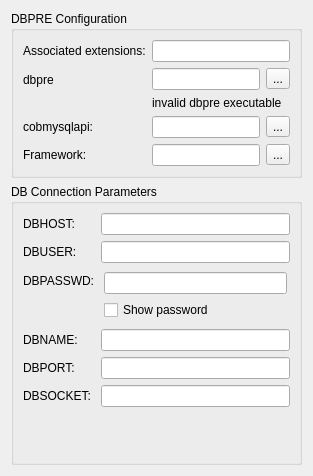
                <widget class="QWidget" name="page">
                 <layout class="QGridLayout" name="gridLayout_3">
                  <item row="0" column="0">
                   <widget class="QGroupBox" name="groupBox_8">
                    <property name="title">
                     <string>DBPRE Configuration</string>
                    </property>
                    <layout class="QFormLayout" name="formLayout_8">
                     <property name="fieldGrowthPolicy">
                      <enum>QFormLayout::ExpandingFieldsGrow</enum>
                     </property>
                     <item row="1" column="0">
                      <widget class="QLabel" name="label_19">
                       <property name="text">
                        <string>dbpre</string>
                       </property>
                      </widget>
                     </item>
                     <item row="1" column="1">
                      <layout class="QVBoxLayout" name="verticalLayout_5">
                       <property name="leftMargin">
                        <number>0</number>
                       </property>
                       <property name="bottomMargin">
                        <number>0</number>
                       </property>
                       <item>
                        <layout class="QHBoxLayout" name="horizontalLayout_2">
                         <property name="leftMargin">
                          <number>0</number>
                         </property>
                         <item>
                          <widget class="QLineEdit" name="lineEditDbpre"/>
                         </item>
                         <item>
                          <widget class="QToolButton" name="toolButtonDbpre">
                           <property name="text">
                            <string>...</string>
                           </property>
                          </widget>
                         </item>
                        </layout>
                       </item>
                       <item>
                        <widget class="QLabel" name="labelDbpreVersion">
                         <property name="styleSheet">
                          <string notr="true">font: oblique 9pt &quot;Cantarell&quot;;</string>
                         </property>
                         <property name="text">
                          <string>invalid dbpre executable</string>
                         </property>
                        </widget>
                       </item>
                      </layout>
                     </item>
                     <item row="2" column="0">
                      <widget class="QLabel" name="label_20">
                       <property name="text">
                        <string>cobmysqlapi:</string>
                       </property>
                      </widget>
                     </item>
                     <item row="2" column="1">
                      <layout class="QHBoxLayout" name="horizontalLayout_6">
                       <property name="leftMargin">
                        <number>0</number>
                       </property>
                       <item>
                        <widget class="QLineEdit" name="lineEditCobmysqlapi"/>
                       </item>
                       <item>
                        <widget class="QToolButton" name="toolButtonCobMySqlApiPath">
                         <property name="text">
                          <string>...</string>
                         </property>
                        </widget>
                       </item>
                      </layout>
                     </item>
                     <item row="3" column="0">
                      <widget class="QLabel" name="label_21">
                       <property name="text">
                        <string>Framework:</string>
                       </property>
                      </widget>
                     </item>
                     <item row="3" column="1">
                      <layout class="QHBoxLayout" name="horizontalLayout_7">
                       <property name="leftMargin">
                        <number>0</number>
                       </property>
                       <item>
                        <widget class="QLineEdit" name="lineEditDbpreFramework"/>
                       </item>
                       <item>
                        <widget class="QToolButton" name="toolButtonDbpreFramework">
                         <property name="text">
                          <string>...</string>
                         </property>
                        </widget>
                       </item>
                      </layout>
                     </item>
                     <item row="0" column="0">
                      <widget class="QLabel" name="label_33">
                       <property name="text">
                        <string>Associated extensions:</string>
                       </property>
                      </widget>
                     </item>
                     <item row="0" column="1">
                      <widget class="QLineEdit" name="lineEditDbpreExts"/>
                     </item>
                    </layout>
                   </widget>
                  </item>
                  <item row="1" column="0">
                   <widget class="QGroupBox" name="groupBox_9">
                    <property name="title">
                     <string>DB Connection Parameters</string>
                    </property>
                    <layout class="QFormLayout" name="formLayout_9">
                     <property name="fieldGrowthPolicy">
                      <enum>QFormLayout::ExpandingFieldsGrow</enum>
                     </property>
                     <item row="0" column="0">
                      <widget class="QLabel" name="label_22">
                       <property name="text">
                        <string>DBHOST:</string>
                       </property>
                      </widget>
                     </item>
                     <item row="0" column="1">
                      <widget class="QLineEdit" name="lineEditDBHOST">
                       <property name="text">
                        <string/>
                       </property>
                      </widget>
                     </item>
                     <item row="1" column="0">
                      <widget class="QLabel" name="label_23">
                       <property name="text">
                        <string>DBUSER:</string>
                       </property>
                      </widget>
                     </item>
                     <item row="1" column="1">
                      <widget class="QLineEdit" name="lineEditDBUSER"/>
                     </item>
                     <item row="2" column="0">
                      <widget class="QLabel" name="label_24">
                       <property name="text">
                        <string>DBPASSWD:</string>
                       </property>
                      </widget>
                     </item>
                     <item row="2" column="1">
                      <layout class="QVBoxLayout" name="verticalLayout_6">
                       <property name="leftMargin">
                        <number>3</number>
                       </property>
                       <property name="topMargin">
                        <number>3</number>
                       </property>
                       <property name="rightMargin">
                        <number>3</number>
                       </property>
                       <property name="bottomMargin">
                        <number>3</number>
                       </property>
                       <item>
                        <widget class="QLineEdit" name="lineEditDBPASSWD">
                         <property name="echoMode">
                          <enum>QLineEdit::Password</enum>
                         </property>
                        </widget>
                       </item>
                       <item>
                        <widget class="QCheckBox" name="checkBoxShowDbPass">
                         <property name="text">
                          <string>Show password</string>
                         </property>
                        </widget>
                       </item>
                      </layout>
                     </item>
                     <item row="3" column="0">
                      <widget class="QLabel" name="label_25">
                       <property name="text">
                        <string>DBNAME:</string>
                       </property>
                      </widget>
                     </item>
                     <item row="3" column="1">
                      <widget class="QLineEdit" name="lineEditDBNAME">
                       <property name="text">
                        <string/>
                       </property>
                      </widget>
                     </item>
                     <item row="4" column="0">
                      <widget class="QLabel" name="label_26">
                       <property name="text">
                        <string>DBPORT:</string>
                       </property>
                      </widget>
                     </item>
                     <item row="4" column="1">
                      <widget class="QLineEdit" name="lineEditDBPORT">
                       <property name="text">
                        <string/>
                       </property>
                      </widget>
                     </item>
                     <item row="5" column="0">
                      <widget class="QLabel" name="label_27">
                       <property name="text">
                        <string>DBSOCKET:</string>
                       </property>
                      </widget>
                     </item>
                     <item row="5" column="1">
                      <widget class="QLineEdit" name="lineEditDBSOCKET">
                       <property name="text">
                        <string/>
                       </property>
                      </widget>
                     </item>
                     <item row="6" column="0">
                      <spacer name="verticalSpacer_2">
                       <property name="orientation">
                        <enum>Qt::Vertical</enum>
                       </property>
                       <property name="sizeHint" stdset="0">
                        <size>
                         <width>20</width>
                         <height>40</height>
                        </size>
                       </property>
                      </spacer>
                     </item>
                    </layout>
                   </widget>
                  </item>
                 </layout>
                </widget>
